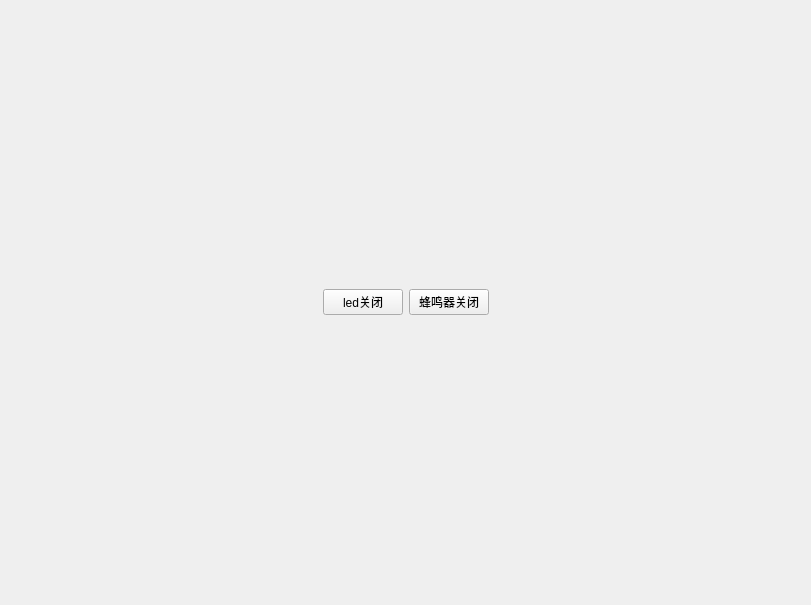
<?xml version="1.0" encoding="UTF-8"?>
<ui version="4.0">
 <class>ControlPage</class>
 <widget class="QWidget" name="ControlPage">
  <property name="geometry">
   <rect>
    <x>0</x>
    <y>0</y>
    <width>811</width>
    <height>605</height>
   </rect>
  </property>
  <property name="windowTitle">
   <string>Form</string>
  </property>
  <layout class="QHBoxLayout" name="horizontalLayout">
   <item>
    <spacer name="horizontalSpacer_2">
     <property name="orientation">
      <enum>Qt::Horizontal</enum>
     </property>
     <property name="sizeHint" stdset="0">
      <size>
       <width>40</width>
       <height>20</height>
      </size>
     </property>
    </spacer>
   </item>
   <item>
    <widget class="QPushButton" name="ledbtn">
     <property name="text">
      <string>led关闭</string>
     </property>
    </widget>
   </item>
   <item>
    <widget class="QPushButton" name="buzzerbtn">
     <property name="text">
      <string>蜂鸣器关闭</string>
     </property>
    </widget>
   </item>
   <item>
    <spacer name="horizontalSpacer_3">
     <property name="orientation">
      <enum>Qt::Horizontal</enum>
     </property>
     <property name="sizeHint" stdset="0">
      <size>
       <width>40</width>
       <height>20</height>
      </size>
     </property>
    </spacer>
   </item>
  </layout>
 </widget>
 <resources/>
 <connections/>
</ui>
